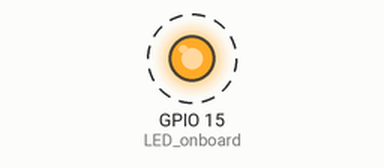
Recording of a sketch running on a simulated ESP32. Parts: output pins drawn as LEDs (lit = HIGH). Dashed ring = blinking. What the sketch prints to the serial monitor is not drawn.

Above: at 0.5 s.
Timing chart, 0 to 4.6 s (numbered marks = the images above):
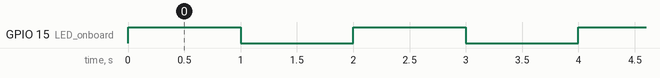

Measured:
- by itself, GPIO 15 (LED_onboard): alternates HIGH for 1.0 s and LOW for 1.0 s

The sketch:

Simple_Serial.ino
```cpp
// To activate this option you need enable USB CDC option in tool menu >> USB CDCD on Boot
// before use it

int contador = 0;
const int LED_onboard = 15;

void setup() {
  Serial.begin(115200);
  pinMode(LED_onboard, OUTPUT);
}

void loop() {
  Serial.print("Contador: ");
  Serial.println(contador++);
  digitalWrite(LED_onboard, HIGH);
  delay(1000);
  digitalWrite(LED_onboard, LOW);    // turn the LED off by making the voltage LOW
  delay(1000);                       // wait for a second
}
```
